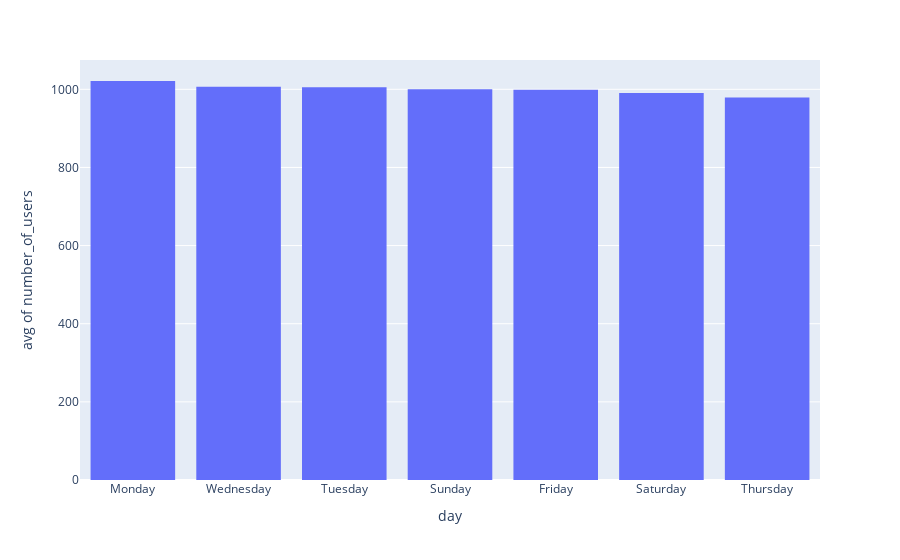

Source (notebook cell):
### Markdown cell above
#### Sorting bins based on content

Let's come back to the example where we plotted the average number of users for each day and order the bins based on the y-axis values, from largest to lowest. This is how it can be done:

### Code cell
fig = px.histogram(data_users_dict, x="day", y='number_of_users', histfunc='avg').update_xaxes(categoryorder='total descending')
fig.show()

### Figure 1 — Plotly figure (JSON) as saved in the notebook; plotly's stock layout.template omitted (floating-point values rounded to 4 significant figures)
{"data": [{"alignmentgroup": "True", "bingroup": "x", "histfunc": "avg", "hovertemplate": "day=%{x}<br>avg of number_of_users=%{y}<extra></extra>", "legendgroup": "", "marker": {"color": "#636efa", "pattern": {"shape": ""}}, "name": "", "offsetgroup": "", "orientation": "v", "showlegend": false, "type": "histogram", "x": ["Wednesday", "Thursday", "Friday", "Saturday", "Sunday", "Monday", "Tuesday", "Wednesday", "Thursday", "Friday", "Saturday", "Sunday", "Monday", "Tuesday", "Wednesday", "Thursday", "Friday", "Saturday", "Sunday", "Monday", "Tuesday", "Wednesday", "Thursday", "Friday", "Saturday", "Sunday", "Monday", "Tuesday", "Wednesday", "Thursday", "Friday", "Saturday", "Sunday", "Monday", "Tuesday", "Wednesday", "Thursday", "Friday", "Saturday", "Sunday", "Monday", "Tuesday", "Wednesday", "Thursday", "Friday", "Saturday", "Sunday", "Monday", "Tuesday", "Wednesday", "Thursday", "Friday", "Saturday", "Sunday", "Monday", "Tuesday", "Wednesday", "Thursday", "Friday", "Saturday", "Sunday", "Monday", "Tuesday", "Wednesday", "Thursday", "Friday", "Saturday", "Sunday", "Monday", "Tuesday", "Wednesday", "Thursday", "Friday", "Saturday", "Sunday", "Monday", "Tuesday", "Wednesday", "Thursday", "Friday", "Saturday", "Sunday", "Monday", "Tuesday", "Wednesday", "Thursday", "Friday", "Saturday", "Sunday", "Monday", "Tuesday", "Wednesday", "Thursday", "Friday", "Saturday", "Sunday", "Monday", "Tuesday", "Wednesday", "Thursday", "Friday", "Saturday", "Sunday", "Monday", "Tuesday", "Wednesday", "Thursday", "Friday", "Saturday", "Sunday", "Monday", "Tuesday", "Wednesday", "Thursday", "Friday", "Saturday", "Sunday", "Monday", "Tuesday", "Wednesday"], "xaxis": "x", "y": [956, 988, 939, 1006, 1034, 954, 979, 1107, 948, 966, 1023, 991, 1027, 937, 936, 878, 980, 1056, 997, 994, 1044, 976, 1011, 959, 1009, 985, 991, 1011, 987, 971, 993, 1068, 919, 1029, 919, 936, 1011, 1025, 938, 1009, 1078, 1050, 1004, 1045, 917, 1056, 982, 1094, 1044, 1044, 978, 1064, 973, 990, 1106, 979, 968, 971, 1055, 991, 908, 1022, 923, 1016, 951, 1087, 1049, 1004, 1046, 1047, 1029, 993, 1015, 966, 1050, 982, 1008, 1046, 971, 1060, 946, 1066, 1051, 969, 949, 932, 1057, 885, 946, 883, 1067, 1040, 1019, 899, 995, 993, 972, 948, 1027, 954, 941, 955, 1065, 990, 1077, 1012, 1068, 998, 954, 1036, 1083, 1051, 1002, 952, 1027, 966, 1031, 1059, 1041, 1084], "yaxis": "y"}], "layout": {"barmode": "relative", "legend": {"tracegroupgap": 0}, "margin": {"t": 60}, "xaxis": {"anchor": "y", "categoryorder": "total descending", "domain": [0, 1], "title": {"text": "day"}}, "yaxis": {"anchor": "x", "domain": [0, 1], "title": {"text": "avg of number_of_users"}}}}
